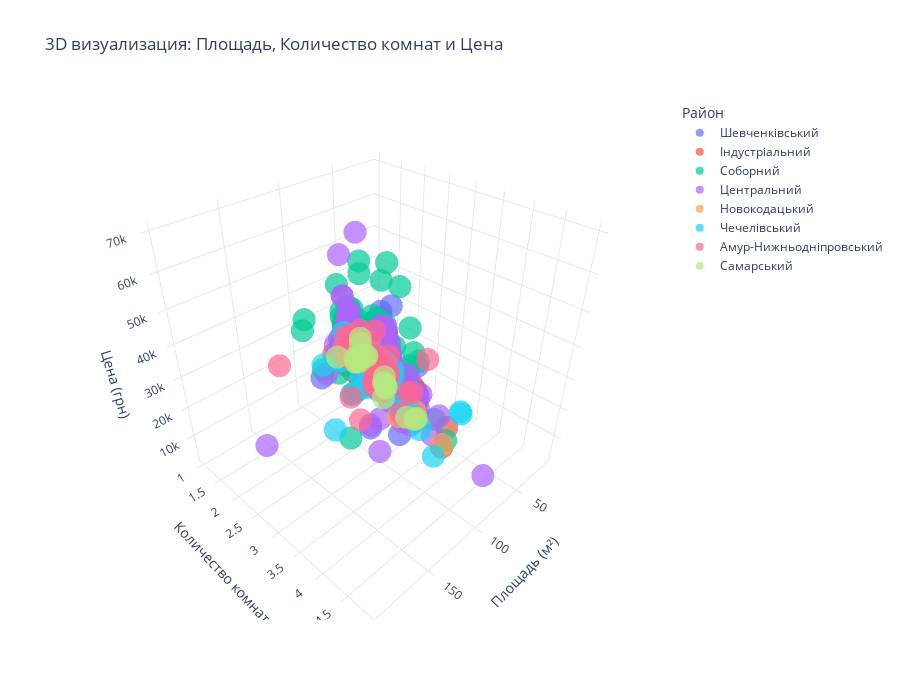

Source (notebook cell):
### Code cell
# 3D scatter plot: цена vs площадь vs количество комнат
fig_3d = px.scatter_3d(
    df_clean.sample(min(1000, len(df_clean))),  # берем выборку для производительности
    x='total_area',
    y='rooms',
    z='price',
    color='district',
    title='3D визуализация: Площадь, Количество комнат и Цена',
    labels={
        'total_area': 'Площадь (м²)',
        'rooms': 'Количество комнат',
        'price': 'Цена (грн)',
        'district': 'Район'
    },
    height=700,
    opacity=0.7
)

fig_3d.update_layout(template='plotly_white')
fig_3d.show()

### Figure 1 — Plotly figure (JSON) as saved in the notebook; plotly's stock layout.template omitted (floating-point values rounded to 4 significant figures; data arrays with more than 128 entries replaced by an {"elided": "..."} marker saying what was removed)
{"data": [{"hovertemplate": "Район=Шевченківський<br>Площадь (м²)=%{x}<br>Количество комнат=%{y}<br>Цена (грн)=%{z}<extra></extra>", "legendgroup": "Шевченківський", "marker": {"color": "#636efa", "opacity": 0.7, "symbol": "circle"}, "mode": "markers", "name": "Шевченківський", "scene": "scene", "showlegend": true, "type": "scatter3d", "x": {"elided": "136 float values"}, "y": {"elided": "136 int values"}, "z": {"elided": "136 float values"}}, {"hovertemplate": "Район=Індустріальний<br>Площадь (м²)=%{x}<br>Количество комнат=%{y}<br>Цена (грн)=%{z}<extra></extra>", "legendgroup": "Індустріальний", "marker": {"color": "#EF553B", "opacity": 0.7, "symbol": "circle"}, "mode": "markers", "name": "Індустріальний", "scene": "scene", "showlegend": true, "type": "scatter3d", "x": {"elided": "161 float values"}, "y": {"elided": "161 int values"}, "z": {"elided": "161 float values"}}, {"hovertemplate": "Район=Соборний<br>Площадь (м²)=%{x}<br>Количество комнат=%{y}<br>Цена (грн)=%{z}<extra></extra>", "legendgroup": "Соборний", "marker": {"color": "#00cc96", "opacity": 0.7, "symbol": "circle"}, "mode": "markers", "name": "Соборний", "scene": "scene", "showlegend": true, "type": "scatter3d", "x": {"elided": "258 float values"}, "y": {"elided": "258 int values"}, "z": {"elided": "258 float values"}}, {"hovertemplate": "Район=Центральний<br>Площадь (м²)=%{x}<br>Количество комнат=%{y}<br>Цена (грн)=%{z}<extra></extra>", "legendgroup": "Центральний", "marker": {"color": "#ab63fa", "opacity": 0.7, "symbol": "circle"}, "mode": "markers", "name": "Центральний", "scene": "scene", "showlegend": true, "type": "scatter3d", "x": {"elided": "239 float values"}, "y": {"elided": "239 int values"}, "z": {"elided": "239 float values"}}, {"hovertemplate": "Район=Новокодацький<br>Площадь (м²)=%{x}<br>Количество комнат=%{y}<br>Цена (грн)=%{z}<extra></extra>", "legendgroup": "Новокодацький", "marker": {"color": "#FFA15A", "opacity": 0.7, "symbol": "circle"}, "mode": "markers", "name": "Новокодацький", "scene": "scene", "showlegend": true, "type": "scatter3d", "x": [46.0, 33.0, 22.0, 34.0, 38.0, 33.0, 20.0, 23.0, 60.0, 19.0, 35.0, 47.0, 31.0, 47.0, 36.0, 50.0, 26.0, 17.0, 36.0, 50.0, 65.0, 37.0, 43.0, 20.0, 45.0, 53.0, 30.0, 46.0, 35.0, 12.0, 70.0, 80.0, 31.0, 33.0, 84.0, 45.0, 46.0, 22.0, 33.0, 32.0, 40.0, 68.0, 32.0, 37.0, 30.0, 45.0], "y": [2, 1, 1, 1, 1, 1, 1, 1, 3, 1, 1, 2, 1, 2, 1, 2, 1, 1, 1, 2, 3, 1, 1, 1, 2, 2, 1, 2, 1, 1, 3, 3, 1, 1, 4, 2, 2, 1, 1, 1, 1, 3, 1, 1, 1, 2], "z": [16500.0, 9000.0, 8000.0, 12000.0, 12000.0, 8500.0, 6000.0, 7000.0, 10000.0, 5000.0, 6000.0, 9000.0, 9000.0, 10500.0, 12000.0, 10500.0, 8000.0, 7000.0, 9000.0, 9000.0, 8500.0, 7000.0, 9000.0, 5000.0, 11500.0, 7500.0, 6000.0, 12000.0, 8000.0, 5000.0, 12000.0, 12500.0, 7000.0, 9000.0, 14000.0, 9000.0, 9000.0, 5500.0, 9000.0, 8500.0, 8500.0, 10600.0, 7000.0, 7000.0, 6000.0, 11500.0]}, {"hovertemplate": "Район=Чечелівський<br>Площадь (м²)=%{x}<br>Количество комнат=%{y}<br>Цена (грн)=%{z}<extra></extra>", "legendgroup": "Чечелівський", "marker": {"color": "#19d3f3", "opacity": 0.7, "symbol": "circle"}, "mode": "markers", "name": "Чечелівський", "scene": "scene", "showlegend": true, "type": "scatter3d", "x": [50.0, 38.0, 55.0, 48.0, 126.5, 50.0, 40.0, 144.1, 78.0, 40.0, 60.0, 54.0, 42.0, 47.0, 71.0, 32.0, 60.0, 65.0, 17.0, 65.0, 43.0, 52.0, 36.0, 30.0, 39.0, 110.0, 31.0, 65.0, 45.0, 38.0, 31.0, 55.0, 70.0, 57.0, 54.0, 32.0, 75.0, 50.0, 50.0, 93.0, 36.0, 39.0, 37.0, 38.0, 50.0, 48.0, 31.0, 60.0, 56.0, 48.0, 36.0, 64.0, 55.0, 46.8, 32.0, 32.0, 50.0, 36.0, 38.0, 35.0, 46.0, 32.0, 36.0, 40.0, 25.0, 50.0, 25.0, 65.0, 36.0, 36.0, 75.0, 39.0, 44.0], "y": [2, 1, 1, 1, 3, 2, 1, 3, 3, 2, 2, 2, 1, 2, 2, 1, 2, 2, 1, 2, 2, 2, 1, 1, 1, 4, 1, 2, 2, 1, 1, 2, 3, 2, 2, 1, 1, 2, 2, 4, 1, 2, 2, 1, 2, 2, 1, 2, 2, 2, 2, 4, 2, 2, 1, 1, 2, 1, 1, 1, 2, 1, 1, 2, 1, 1, 1, 4, 1, 1, 2, 1, 2], "z": [10000.0, 12000.0, 9999.0, 15000.0, 30000.0, 9500.0, 10000.0, 22000.0, 16000.0, 10000.0, 13500.0, 9500.0, 8000.0, 10000.0, 11500.0, 14000.0, 12000.0, 11500.0, 7000.0, 17800.0, 10000.0, 15000.0, 9500.0, 8500.0, 7000.0, 25000.0, 8000.0, 14000.0, 8500.0, 8500.0, 9500.0, 11500.0, 13000.0, 14000.0, 9500.0, 13000.0, 12000.0, 14000.0, 14500.0, 12000.0, 10000.0, 7000.0, 12000.0, 9000.0, 7000.0, 7000.0, 7000.0, 16500.0, 8000.0, 11500.0, 9500.0, 20000.0, 8000.0, 11000.0, 11000.0, 9000.0, 18000.0, 12000.0, 10000.0, 8000.0, 11500.0, 10500.0, 9500.0, 8000.0, 7000.0, 20000.0, 8500.0, 21000.0, 11000.0, 13000.0, 16000.0, 10000.0, 10000.0]}, {"hovertemplate": "Район=Амур-Нижньодніпровський<br>Площадь (м²)=%{x}<br>Количество комнат=%{y}<br>Цена (грн)=%{z}<extra></extra>", "legendgroup": "Амур-Нижньодніпровський", "marker": {"color": "#FF6692", "opacity": 0.7, "symbol": "circle"}, "mode": "markers", "name": "Амур-Нижньодніпровський", "scene": "scene", "showlegend": true, "type": "scatter3d", "x": [34.0, 53.0, 18.0, 35.0, 49.0, 42.0, 55.0, 18.0, 35.0, 29.0, 48.0, 58.0, 45.0, 33.0, 36.0, 86.0, 52.0, 37.0, 12.0, 38.0, 33.0, 45.0, 40.0, 60.0, 40.0, 42.0, 32.5, 60.0, 46.0, 41.0, 54.0, 42.0, 50.0, 77.0, 40.0, 40.0, 45.0, 27.0, 42.7, 48.0, 38.0, 70.0, 46.0, 47.0, 51.0, 58.0, 30.0, 40.0, 35.0, 35.0, 35.0, 106.0, 40.0, 58.0, 40.0, 30.0, 32.0, 30.0, 120.0, 120.0, 45.0, 37.0, 106.0, 40.0, 65.0, 30.0], "y": [1, 2, 1, 1, 2, 2, 2, 1, 1, 1, 1, 2, 2, 1, 1, 2, 2, 1, 1, 1, 1, 1, 1, 2, 1, 2, 1, 2, 2, 1, 2, 2, 2, 3, 1, 1, 1, 1, 1, 2, 1, 3, 2, 1, 1, 2, 1, 1, 1, 1, 1, 4, 1, 2, 1, 1, 1, 1, 1, 3, 2, 1, 3, 1, 3, 1], "z": [11500.0, 7500.0, 6500.0, 14000.0, 9000.0, 18000.0, 10000.0, 11000.0, 8500.0, 9500.0, 18000.0, 12000.0, 9500.0, 10000.0, 9500.0, 11000.0, 10000.0, 10000.0, 3300.0, 9000.0, 10000.0, 10500.0, 9000.0, 12000.0, 10500.0, 12000.0, 9000.0, 10000.0, 14000.0, 12000.0, 19000.0, 10000.0, 13000.0, 13000.0, 13000.0, 11000.0, 14500.0, 5500.0, 18000.0, 10000.0, 10000.0, 19000.0, 10500.0, 10000.0, 14000.0, 14000.0, 17500.0, 13000.0, 7000.0, 7000.0, 14000.0, 45000.0, 9000.0, 14000.0, 12000.0, 7000.0, 13000.0, 10000.0, 20000.0, 20000.0, 9500.0, 8000.0, 45000.0, 7500.0, 18000.0, 10000.0]}, {"hovertemplate": "Район=Самарський<br>Площадь (м²)=%{x}<br>Количество комнат=%{y}<br>Цена (грн)=%{z}<extra></extra>", "legendgroup": "Самарський", "marker": {"color": "#B6E880", "opacity": 0.7, "symbol": "circle"}, "mode": "markers", "name": "Самарський", "scene": "scene", "showlegend": true, "type": "scatter3d", "x": [30.0, 45.0, 45.0, 30.0, 47.0, 36.0, 58.0, 48.0, 46.0, 70.0, 60.0, 37.0, 30.0, 31.0, 35.0, 33.0, 22.0, 31.0, 23.0, 96.6, 58.0], "y": [1, 2, 2, 1, 2, 1, 3, 2, 2, 3, 3, 1, 1, 1, 1, 1, 1, 1, 1, 3, 1], "z": [14500.0, 7000.0, 6300.0, 12500.0, 11000.0, 6000.0, 7000.0, 9000.0, 8000.0, 10000.0, 7000.0, 8000.0, 8000.0, 5500.0, 6000.0, 8000.0, 6000.0, 6500.0, 6500.0, 22500.0, 12000.0]}], "layout": {"height": 700, "legend": {"title": {"text": "Район"}, "tracegroupgap": 0}, "scene": {"domain": {"x": [0, 1], "y": [0, 1]}, "xaxis": {"title": {"text": "Площадь (м²)"}}, "yaxis": {"title": {"text": "Количество комнат"}}, "zaxis": {"title": {"text": "Цена (грн)"}}}, "title": {"text": "3D визуализация: Площадь, Количество комнат и Цена"}}}
